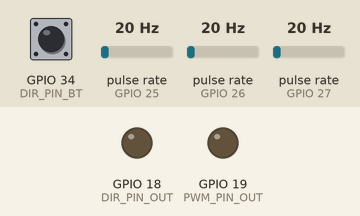
The sketch below on a simulated ESP32. Parts: output pins drawn as LEDs (lit = HIGH). Wiring (inferred from the names in the program): 3 × pulse sensor: data GPIO 25 / data GPIO 26 / data GPIO 27. Dashed ring = blinking. The test bench sets the inputs (shaded band); at power-on: GPIO 34 (DIR_PIN_BT) HIGH, pulse rate (sensors on GPIO 25, GPIO 26, GPIO 27) 20 Hz. What the sketch prints to the serial monitor is not drawn.

Above: at 1.2 s.
1.3 s: GPIO 34 (DIR_PIN_BT) pulled LOW for 1 s
At 1.75 s:
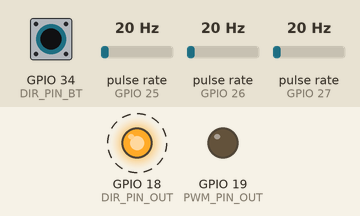
7.0 s: GPIO 34 (DIR_PIN_BT) pulled LOW for 0.15 s
At 8.3 s:
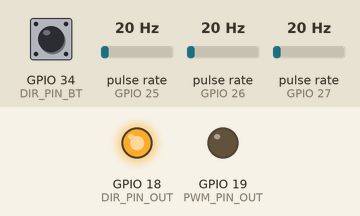
14.8 s: GPIO 34 (DIR_PIN_BT) pulled LOW for 3.2 s
At 19.1 s:
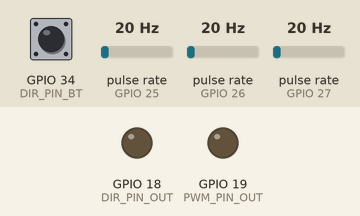
Timing chart, 0 to 20.5 s (numbered marks = the images above; inputs shaded):
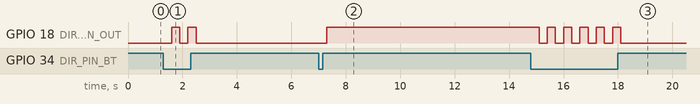

The sketch:

Test_envoie_setpoint_ESP32.ino
```cpp
#include <PID_v1.h>

// === Broches (adaptées ESP32) ===
#define HALL1 27
#define HALL2 26
#define HALL3 25
#define DIR_PIN_BT 34       // entrée (remplace ton bouton)
#define DIR_PIN_OUT 18      // sortie DIR vers ZS-X11H
#define PWM_PIN_OUT 19      // sortie PWM vers ZS-X11H

// === Variables de mesure ===
volatile unsigned long pulseCount = 0;
const unsigned long windowMs = 100;   // Fenêtre d’échantillonnage (ms)
unsigned long lastWindowTime = 0;
float feedback = 0.0;
const float alpha = 0.05;             // Filtrage exponentiel
const int pulses_per_rev = 45;        // 3 capteurs Hall × 15 impulsions = 45

// === PID ===
double Input = 0, Output = 0, Setpoint = 0;
double Kp = 0.6, Ki = 0.4, Kd = 0.05;
PID myPID(&Input, &Output, &Setpoint, Kp, Ki, Kd, DIRECT);

// === Divers ===
bool dir = 0;
unsigned long lastSerialTime = 0;
const unsigned long serialTimeout = 1000;  // Timeout sécurité
const float MAX_RPM = 255.0;               // Vitesse max cible

void setup() {
  Serial.begin(115200);

  // Capteurs Hall
  pinMode(HALL1, INPUT_PULLUP);
  pinMode(HALL2, INPUT_PULLUP);
  pinMode(HALL3, INPUT_PULLUP);

  // Interruptions
  attachInterrupt(digitalPinToInterrupt(HALL1), hallISR, RISING);
  attachInterrupt(digitalPinToInterrupt(HALL2), hallISR, RISING);
  attachInterrupt(digitalPinToInterrupt(HALL3), hallISR, RISING);

  // Moteur
  pinMode(DIR_PIN_BT, INPUT_PULLUP);
  pinMode(DIR_PIN_OUT, OUTPUT);
  pinMode(PWM_PIN_OUT, OUTPUT);

  // === PWM ESP32 ===
  ledcAttachPin(PWM_PIN_OUT, 0);   // Canal 0
  ledcSetup(0, 1000, 8);           // 1 kHz, 8 bits de résolution

  // PID setup
  myPID.SetOutputLimits(0, 255);
  myPID.SetMode(AUTOMATIC);
  myPID.SetSampleTime(50);
  lastWindowTime = millis();

  Serial.println("✅ PID Hoverboard ESP32 prêt !");
}

void loop() {
  unsigned long now = millis();

  // --- Réception série ---
  if (Serial.available()) {
    float accelValue = Serial.parseFloat();  // Valeur 0–1
    Setpoint = accelValue * MAX_RPM;
    lastSerialTime = now;
  }

  // Sécurité : arrêt si pas de signal
  if (now - lastSerialTime > serialTimeout) {
    Setpoint = 0;
  }

  // --- Mesure RPM ---
  if (now - lastWindowTime >= windowMs) {
    noInterrupts();
    unsigned long pulses = pulseCount;
    pulseCount = 0;
    interrupts();

    float revs = (float)pulses / (float)pulses_per_rev;
    float rpm_instant = (revs * 60000.0) / (float)windowMs;

    feedback = alpha * rpm_instant + (1.0 - alpha) * feedback;
    Input = feedback;
    lastWindowTime = now;
  }

  // --- PID ---
  myPID.Compute();
  ledcWrite(0, (int)Output);  // PWM ESP32

  // --- Changement de direction ---
  if (!digitalRead(DIR_PIN_BT)) {
    dir = !dir;
    delay(300);
    ledcWrite(0, 0);  // stop avant inversion
    digitalWrite(DIR_PIN_OUT, dir);
  }

  // --- Monitoring ---
  Serial.print(Setpoint); Serial.print(",");
  Serial.print(feedback, 2); Serial.print(",");
  Serial.println(Output, 2);
}

// === ISR capteurs Hall ===
void hallISR() {
  pulseCount++;
}
```

Measured:
- after the input at 1.3 s, GPIO 18 (DIR_PIN_OUT): alternates HIGH for 0.30 s and LOW for 0.30 s, 4 changes in all, then stays LOW, starting after 0.30 s
- after the input at 7.0 s, GPIO 18 (DIR_PIN_OUT): LOW → HIGH after 0.30 s
- after the input at 14.8 s, GPIO 18 (DIR_PIN_OUT): alternates HIGH for 0.30 s and LOW for 0.30 s, 11 changes in all, then stays LOW, starting after 0.30 s
